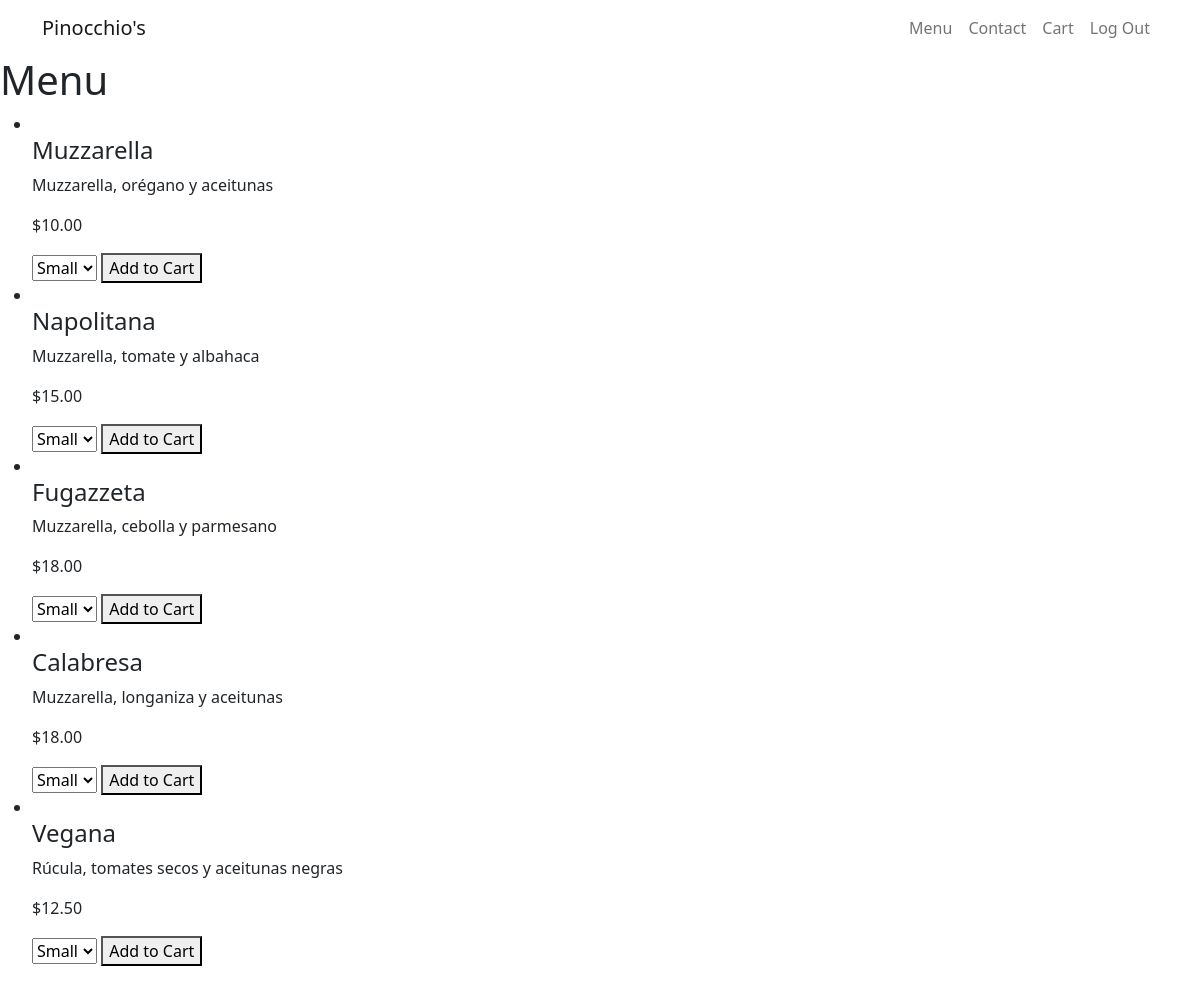
The page /menu/ (signed in) on the database its author committed.
### orders/models.py (models this page shows, shortened)
class Pizza(models.Model):
    title = models.CharField(max_length=64)
    description = models.CharField(max_length=256)
    size = models.CharField(max_length=1, choices=SIZE, default=SIZE[0][0])
    price = models.DecimalField(max_digits=6, decimal_places=2)
    image = models.URLField()

### orders/views.py (the view)
# urls.py: path("menu/", views.menu, name="menu"),
def menu(request):
    items = Pizza.objects.all()
    return render(request, "orders/menu.html", {
        "items": items
    })

### orders/templates/orders/menu.html (shortened to what this page needs)
{% extends "orders/layout.html" %}
{% load static %}
{% block body %}
    <h1>Menu</h1>
    <ul>
    {% for item in items %}
        <li>
            <div>
                <h4>{{ item.title }}</h4>
                <p>{{ item.description }}</p>
                <p>${{ item.price }}</p>
                {% if user.is_authenticated %}
                <select name="size" id="size-{{ item.id }}">
                    <option value="s">Small</option>
                </select>
                <button class="add-btn" data-id="{{ item.id }}">Add to Cart</button>
                {% endif %}
            </div>
        </li>
    {% empty %}
        <li>There are no items.</li>
    {% endfor %}
    </ul>
{% endblock %}

### rows shown on the page
Pizza: title "Muzzarella", description "Muzzarella, orégano y aceitunas", price "10.00", size "Small"
Pizza: title "Napolitana", description "Muzzarella, tomate y albahaca", price "15.00", size "Small"
Pizza: title "Fugazzeta", description "Muzzarella, cebolla y parmesano", price "18.00", size "Small"
Pizza: title "Calabresa", description "Muzzarella, longaniza y aceitunas", price "18.00", size "Small"
Pizza: title "Vegana", description "Rúcula, tomates secos y aceitunas negras", price "12.50", size "Small"
